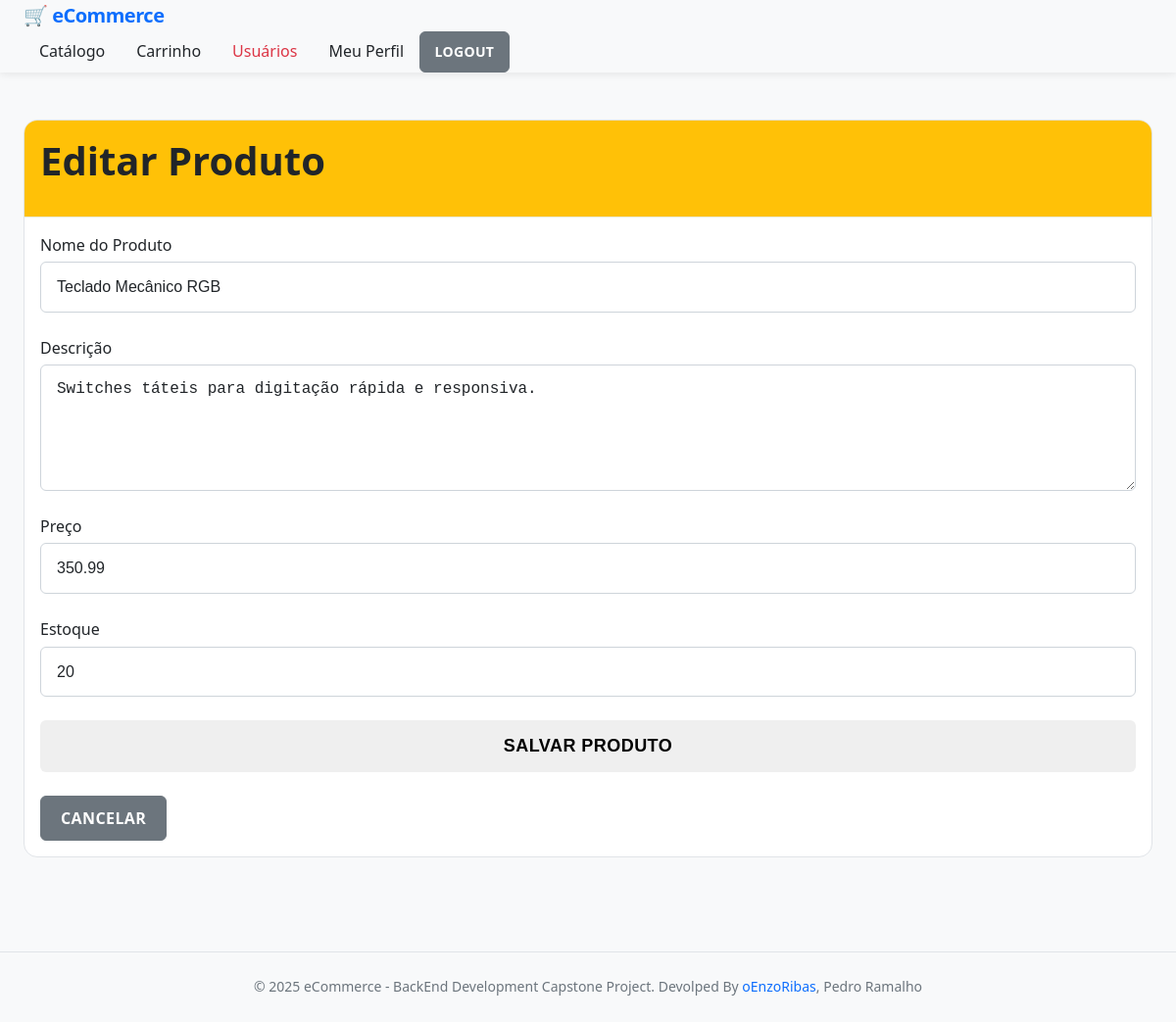
Page /produtos/4/editar (signed in) on the earlier database version.
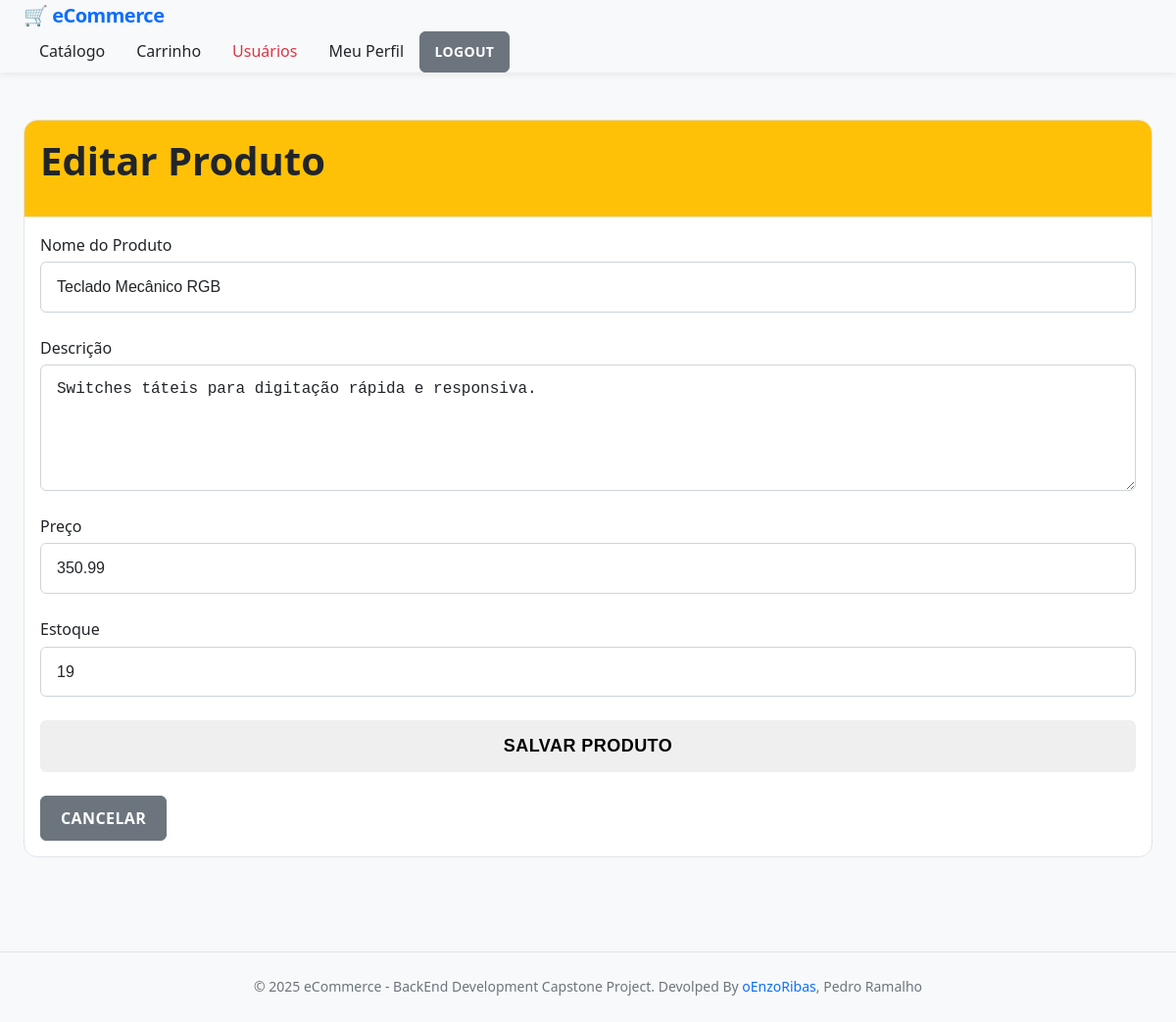
Same page on the later database version.
### models/produto_model.py (models this page shows, shortened)
class Produto(db.Model):
    __tablename__ = 'produtos'
    id = Column(Integer, primary_key=True, autoincrement=True, nullable=False)
    nome = Column(String(256), nullable=False)
    descricao = Column(String(256))
    preco = Column(db.Numeric(10,2), nullable=False)
    estoque = Column(Integer, nullable=False, default=0)

### routes/produtos.py (the view)
@produtos_bp.route('/<int:produto_id>/editar', methods=['GET', 'POST'])
@requer_autenticacao
def editar(produto_id):
    cliente = get_cliente_autenticado()
    if not cliente or cliente.role != 'admin':
        flash('Você não tem permissão para acessar esta página.', 'danger')
        return redirect(url_for('produtos.listar'))
    produto = Produto.query.get_or_404(produto_id)
    form = ProdutoForm()
    if form.validate_on_submit():
        produto.nome = form.nome.data
        produto.descricao = form.descricao.data
        produto.preco = form.preco.data
        produto.estoque = form.estoque.data
        db.session.commit()
        flash('Produto atualizado com sucesso!', 'success')
        return redirect(url_for('produtos.detalhes', produto_id=produto.id))
    elif request.method == 'GET':
        form.nome.data = produto.nome
        form.descricao.data = produto.descricao
        form.preco.data = produto.preco
        form.estoque.data = produto.estoque
    return render_template('produtos/editar.html', form=form, produto=produto)

### forms/produto_forms.py
class ProdutoForm(FlaskForm):
    nome = StringField(
        'Nome do Produto', validators=[
            DataRequired(message='Nome é obrigatório'),
            Length(min=3, max=255, message='Nome deve ter entre 3 e 255 caracteres')
        ]
    )
    descricao = TextAreaField(
        'Descrição', validators=[
            Optional(),
            Length(max=1000, message='Descrição deve ter no máximo 1000 caracteres')
        ]
    )
    preco = FloatField(
        'Preço', validators=[
            DataRequired(message='Preço é obrigatório'),
            NumberRange(min=0.01, message='Preço deve ser maior que 0')
        ]
    )
    estoque = IntegerField(
        'Estoque', validators=[
            DataRequired(message='Estoque é obrigatório'),
            NumberRange(min=0, message='Estoque não pode ser negativo')
        ]
    )
    submit = SubmitField('Salvar Produto')

### utils/auth_utils.py (called while the page is built)
def get_cliente_autenticado():
    cliente_id = session.get('cliente_id')
    if cliente_id:
        return Cliente.query.get(cliente_id)
    return None

def cliente_autenticado():
    return session.get('cliente_autenticado', False)

### templates/produtos/editar.html (shortened to what this page needs)
{% extends "base.html" %}
{% block content %}
<div class="row justify-content-center">
    <div class="col-md-6">
        <div class="card shadow">
            <div class="card-header bg-warning text-dark">
                <h2 class="mb-0">Editar Produto</h2>
            </div>
            <div class="card-body">
                <form method="POST" novalidate>
                    <div class="mb-3">
                        {{ form.nome.label(class="form-label") }}
                        {% if form.nome.errors %}
                            {{ form.nome(class="form-control is-invalid") }}
                            <div class="invalid-feedback d-block">
                                {% for error in form.nome.errors %}
                                    <span>{{ error }}</span><br>
                                {% endfor %}
                            </div>
                        {% else %}
                            {{ form.nome(class="form-control") }}
                        {% endif %}
                    </div>
                    <div class="mb-3">
                        {{ form.descricao.label(class="form-label") }}
                        {% if form.descricao.errors %}
                            {{ form.descricao(class="form-control is-invalid", rows="4") }}
                            <div class="invalid-feedback d-block">
                                {% for error in form.descricao.errors %}
                                    <span>{{ error }}</span><br>
                                {% endfor %}
                            </div>
                        {% else %}
                            {{ form.descricao(class="form-control", rows="4") }}
                        {% endif %}
                    </div>
                    <div class="mb-3">
                        {{ form.preco.label(class="form-label") }}
                        {% if form.preco.errors %}
                            {{ form.preco(class="form-control is-invalid") }}
                            <div class="invalid-feedback d-block">
                                {% for error in form.preco.errors %}
                                    <span>{{ error }}</span><br>
                                {% endfor %}
                            </div>
                        {% else %}
                            {{ form.preco(class="form-control") }}
                        {% endif %}
                    </div>
                    <div class="mb-3">
                        {{ form.estoque.label(class="form-label") }}
                        {% if form.estoque.errors %}
                            {{ form.estoque(class="form-control is-invalid") }}
                            <div class="invalid-feedback d-block">
                                {% for error in form.estoque.errors %}
                                    <span>{{ error }}</span><br>
                                {% endfor %}
                            </div>
                        {% else %}
                            {{ form.estoque(class="form-control") }}
                        {% endif %}
                    </div>
                    <div class="d-grid gap-2 mb-3">
                        {{ form.submit(class="btn btn-warning btn-lg") }}
                    </div>
                </form>
                <a href="{{ url_for('produtos.detalhes', produto_id=produto.id) }}" class="btn btn-secondary w-100">Cancelar</a>
            </div>
        </div>
    </div>
</div>
{% endblock %}

Differences in the rows shown:
changed Produto "Teclado Mecânico RGB": estoque "20" → "19"
